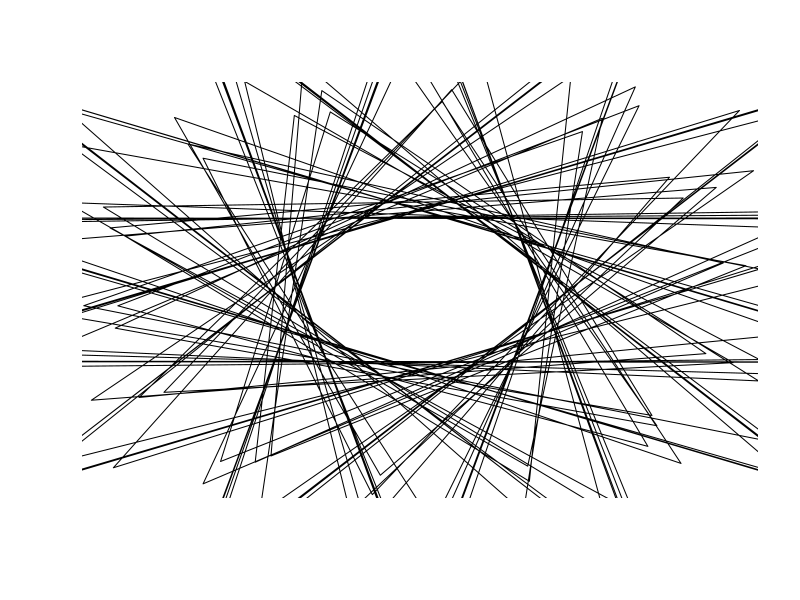
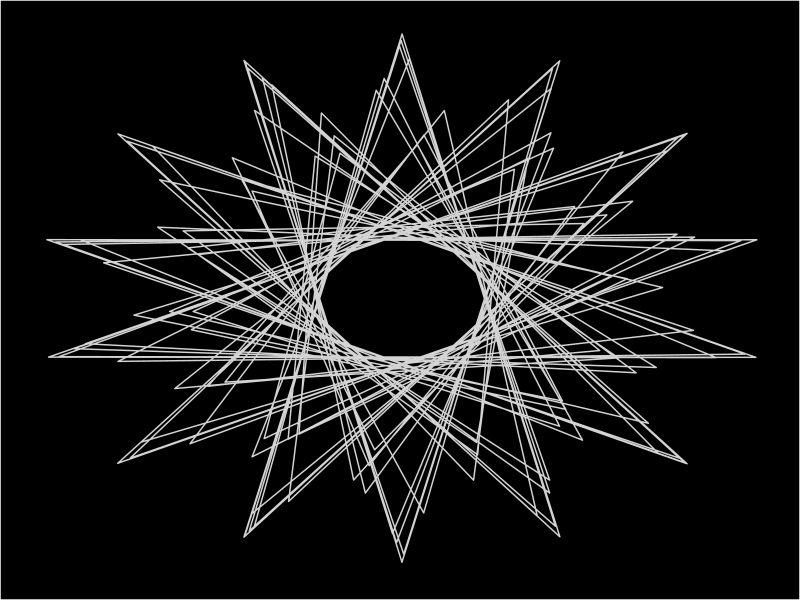

Here is the R script that generated these plots, in order:
library(tidyverse)
valX <- function(t,a,b){ ( (a-b) * cos(t) ) + b*cos(t* ((a/b)-1))}
valY <- function(t,a,b){ ( (a-b) * sin(t) ) + b*sin(t* ((a/b)-1))}

x = c()
y = c()
a=80
b=-30
for (t in seq(2,300,2.5)){
  x <- c(x,valX(t,a,b))
  y <- c(y,valY(t,a,b))
}

pltLimit <- 83
plot(0, 0,
     xlim=c(-pltLimit,pltLimit),
   ylim=c(-pltLimit,pltLimit),
     col = "transparent", xlab = "", ylab = "", axes=F)
out <- data.frame( cbind(x,y))
lines(out)
head(out)

ggplot(out,aes(x=x,y=y)) +
  geom_path(color='lightgray') +
  theme(
    axis.ticks =   element_blank(),
    axis.text =    element_blank(),
    axis.title =   element_blank(),
    panel.grid.major = element_blank(),
    panel.grid.minor = element_blank(),
    plot.background=element_rect(fill = "black"),
    panel.background = element_rect(fill = 'black'))

  
